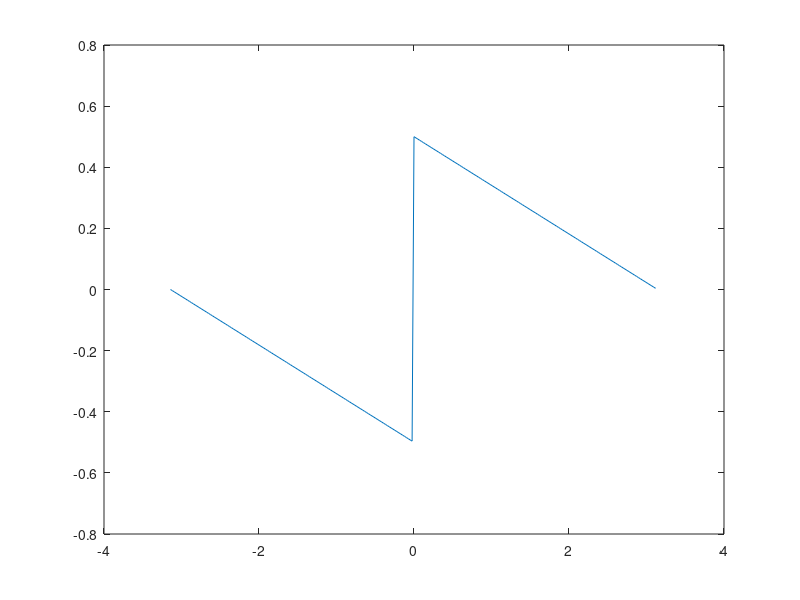

The MATLAB script that drew this image: (Note: this script raises an error after producing the figure.)
%% Receiver Operating Characteristic (ROC) curve
% This script plots the ROC for the Gibbs concentration factor 
% and a 5-point detector.

close all; clear all; clc

%% Initialization 
% Define the Fourier modes
nModes = 64;
fourModes = (-nModes:nModes).';

% Generate a (periodic) physical space grid
nGridPts = 256;
xl = -pi; xr = pi; h = (xr-xl)/nGridPts;
x = xl + h*(0:nGridPts-1).';
stencil = h*(-1:1).';

%% Define the function
fx = ( (pi-x) .* (x>=0) + (-x-pi) .* (x<0) )/(2*pi);
plot(x,fx);

%% Concentration factor definitions
% We use the trigonometric/Gibbs concentration factor
% Sipi = 1.85193705198247;					% Value of Si(pi)
% cfac_t = pi * sin( pi*abs(fourModes)/nModes )/Sipi;
% D = abs(fourModes)/nModes; % This is used to make the computation of cface easier.
% p = 1; % p is the order.
% cfac_p = p*pi*(abs(fourModes)/nModes).^p; %Polynomial concentration factor. 
cfas = conc_design_Sparse_Jump;
% cfaho = conc_design_Higher_Order;
% cfp4 = conc_design_Problem_4;
%% Noise characteristics
% We consider zero mean, additive white Gaussian nose of variance rho^2
rho2 = 3.5/nModes^2;

%% Calculate the Fourier coefficients
fHat = 1./(2i*pi*fourModes); fHat(fourModes==0) = 0;

%% Covariance Structure
% Compute covariance matrix for the choice of concentration factor and 
% detection stencil
% cov = eye( length(stencil) );
%cov = covariance(stencil, cfac, rho2, nModes);

N = nModes;
k = (-N:N).';						% Fourier modes
len = length(stencil);
cov = zeros(len);
% Compute the covariance matrix.
cov(1,1) = sum((rho2/2) * real(cfas.^2));
cov(2,2) = sum((rho2/2) * real(cfas.^2));
cov(3,3) = sum((rho2/2) * real(cfas.^2));
cov(1,2) = sum((rho2/2) * real((cfas.^2).*exp(1i.*k.* (stencil(1)-stencil(2)))));
cov(1,3) = sum((rho2/2) * real((cfas.^2).*exp(1i.*k.* (stencil(1)-stencil(3)))));
cov(2,1) = sum((rho2/2) * real((cfas.^2).*exp(1i.*k.* (stencil(2)-stencil(1)))));
cov(2,3) = sum((rho2/2) * real((cfas.^2).*exp(1i.*k.* (stencil(2)-stencil(3)))));
cov(3,1) = sum((rho2/2) * real((cfas.^2).*exp(1i.*k.* (stencil(3)-stencil(1)))));
cov(3,2) = sum((rho2/2) * real((cfas.^2).*exp(1i.*k.* (stencil(3)-stencil(2)))));
% SNR
Exponent_factor_1 = exp( 1i*stencil(1) * fourModes.');
Exponent_factor_2 = exp( 1i*stencil(2) * fourModes.');
Exponent_factor_3 = exp( 1i*stencil(3) * fourModes.');
jmpFncCfs_1 = 1i * fHat .* sign(fourModes) .* cfas;
jmpFncCfs_2 = 1i * fHat .* sign(fourModes) .* cfas;
jmpFncCfs_3 = 1i * fHat .* sign(fourModes) .* cfas;
template_1 = real(Exponent_factor_1 * jmpFncCfs_1);
template_2 = real(Exponent_factor_2 * jmpFncCfs_2);
template_3 = real(Exponent_factor_3 * jmpFncCfs_3);
template(1) = template_1; template(2) = template_2; template(3) = template_3; template = template';
% This assigns the values the jump approximation to an element in template, which is the M vector.
snr = template'*inv(cov)*template;

%% Generate ROC curve
% Generate ROC curve using Monte-Carlo methods
nIter = 10000;                      % No. of iterations
nROCPts = 2000;                      % How many data points do we want in 
                                    % ROC curve?
gamma = linspace(-10,10,nROCPts).';	% Range of thresholds to generate ROC

pfa = zeros(nROCPts, 1);
pd  = zeros(nROCPts, 1);

for l = 1:nIter
    
    % Generate realization of noise
    % ZMAWGN
	n = sqrt(rho2/2)*randn(2*nModes+1,1) + ...
                1i*sqrt(rho2/2)*randn(2*nModes+1,1);
    
    % Generate Fourier modes of the null and alternate hypothesis by adding
    % noise
    fHat_null = n;
    fHat_alt  = fHat + n;

    % Compute the concentration jump approximation
    % For the null hypothesis
    jmpFncCfs_1 = 1i * fHat_null .* sign(fourModes) .* cfas;
    jmpFncCfs_2 = 1i * fHat_null .* sign(fourModes) .* cfas;
    jmpFncCfs_3 = 1i * fHat_null .* sign(fourModes) .* cfas;
    f_null(1) = Exponent_factor_1 * jmpFncCfs_1;
    f_null(2) = Exponent_factor_2 * jmpFncCfs_2;
    f_null(3) = Exponent_factor_3 * jmpFncCfs_3;


    % Did the detector register a false alarm?
    pfa = pfa + ( template.'*inv(cov)*f_null' > gamma );
	
    % And now, for the alternate hypothesis
    jmpFncCfs_1 = 1i * fHat_alt .* sign(fourModes) .* cfas;
    jmpFncCfs_2 = 1i * fHat_alt .* sign(fourModes) .* cfas;
    jmpFncCfs_3 = 1i * fHat_alt .* sign(fourModes) .* cfas;
    f_alt(1) = Exponent_factor_1 * jmpFncCfs_1;
    f_alt(2) = Exponent_factor_2 * jmpFncCfs_2;
    f_alt(3) = Exponent_factor_3 * jmpFncCfs_3;

    % Did the detector see the jump?
    pd = pd + ( template.'*inv(cov)*f_alt' > gamma );
    	
end

pfa = pfa/nIter; pd = pd/nIter;

%% Plot ROC cruve
figure; plot(pfa, pd, 'r-', 'linewidth', 2); hold on
title 'ROC Curve, sparse jump concentration factor'
grid on
xlabel 'Probability of False Alarm, Pfa'; 
ylabel 'Probability of Detection, Pd'

% Analytic ROC curve 
% This can be worked out in terms of the Q (right tail Gaussian 
% probability) function; see, for example, Fundamentals of Statistical 
% Signal Processing: Detection Theory (Vol 1), Steven Kay
pfa = linspace(0, 1, nROCPts);
pd = Q(Qinv(pfa) - sqrt(snr));
plot(pfa, pd, 'b--', 'linewidth', 2)
legend('Monte Carlo Simulation', 'Analytic')